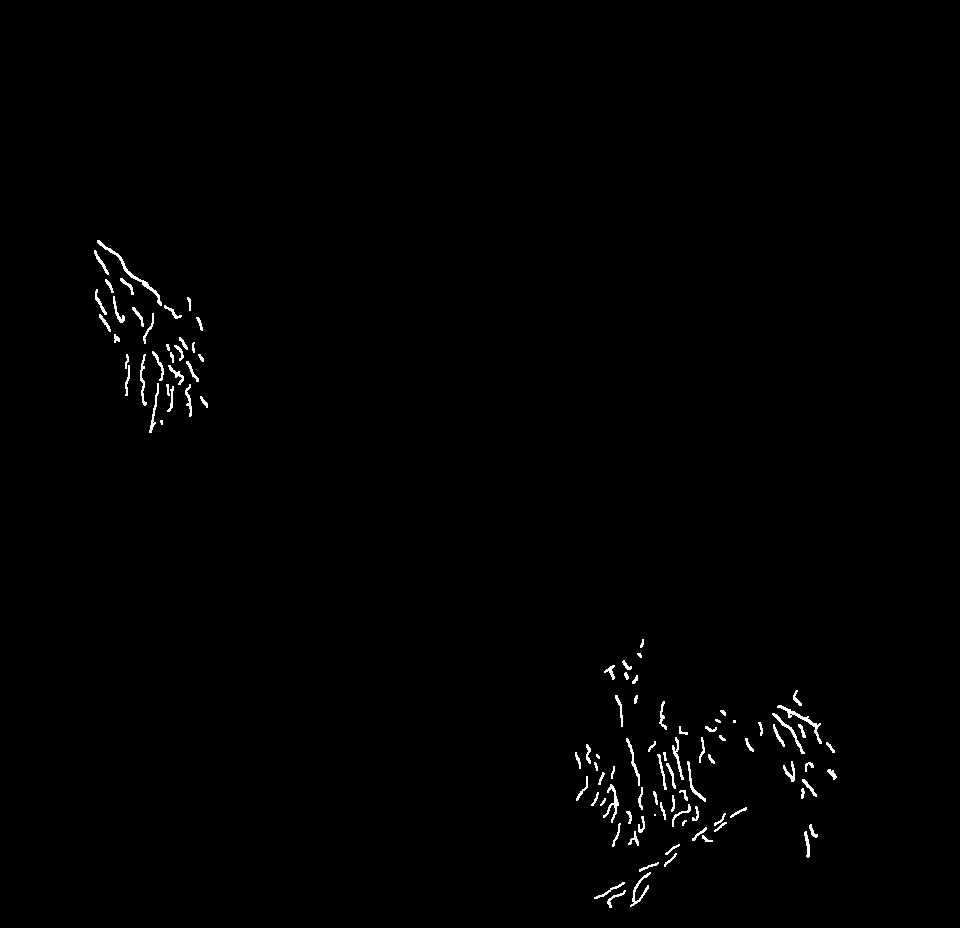
#> input picture annotations/L2_filaments_ann/masks/L2-01_DW_bin4_WBP_NAD0244.tiff, 960 x 928 px; its folder holds 4 pictures in this run
$ jupyter execute --allow-errors train.ipynb   (shell and % lines are left out)
#> lines starting #> are read from the running program, lines starting #| are printed output that depends on the picture; after the words box and inside, x2 and y2 are one past the last pixel; in counts of white or black regions, pixels touching at a corner belong together
[cell 1]
source = '/data/FIBSEM/testing_scripts/sourceFile'
mrc_file = 'TS_30_032123_tomo_bin4_flipped.mrc'
annotation_masks = f'{source}/annotations/masks'
annotation_imgs = f'{source}/annotations/images'
cryo_flag = True

#### Convert mrc to jpeg files. User mrc2tif or 3dmod. The images should be placed in source folder with name images.
NOTE : predictions with NAD filtered images have shown better results. Use Etomo to create NAD mrc files from the source file and change the path to NAD filtered mrc.

[cell 2]
path = source + '/' +mrc_file

### Install required packages
#### Qlty2d is used to create smaller slices of images.  https://qlty.readthedocs.io/en/latest/
#### dlsia developed by LBNL is used to create custom MSDNETs and UNETs. https://dlsia.readthedocs.io/en/latest/index.html

[cell 3]
!cd dlsia && pip install -e .

#### Pick 15-20 images for annotations. Use apeer or napari to generate annotations for the choosen images.
The annotations should be placed in source folder with following path.
-  {source}/annotations/images
-  {source}/annotations/masks

[cell 4]
import os
import cv2
import glob
import torch
import random
import numpy as np
import collections
from PIL import Image
import torch.nn as nn
from skimage import exposure
import matplotlib.pyplot as plt
from tifffile import imread, imwrite
import torch.optim as optim

from sklearn.model_selection import train_test_split
from torch.utils.data import TensorDataset, DataLoader, Dataset
from dlsia.core import helpers, train_scripts, corcoef
from dlsia.core.networks import msdnet, tunet

### For training the network the required format for images and masks are image.tiff and masks.tiff. a single tiff file for each with same sequence of images is required which is to be placed in annotations folder

Apeer generates different files for each mask. Use the below code to generate images.tiff and masks.tiff

### Use the below code to rename masks file with same naming convention to images.

[cell 5]
for count, filename in enumerate(os.listdir(annotation_masks)):
    newfname = filename.replace("_filament.ome", "")
    os.rename(annotation_masks+'/'+filename,annotation_masks+'/'+newfname)

[cell 6]
training_imgs,training_masks = [], []

for file in glob.glob(annotation_masks+"/*.tiff"):training_masks.append(file)
for file in glob.glob(annotation_imgs+"/*.jpg"): training_imgs.append(file)

training_imgs = sorted(training_imgs)
training_masks = sorted(training_masks)

train_imgs = []
for j in range(len(training_imgs)):
    img = Image.open(training_imgs[j])
    img.load()
    img = np.array(img, dtype='float32')
    if len(img.shape)==3: img=cv2.cvtColor(img,cv2.COLOR_BGR2GRAY)
    train_imgs.append(img)

train_masks = []
for j in range(len(training_masks)):
    img = Image.open(training_masks[j])
#> img is the input picture: PIL image 960x928 L; values 0 (black) and 1 (white), 0.7% white in thin lines or dots, all inside (x1, y1, x2, y2) = (94, 240, 837, 908)
    img.load()
    img = np.array(img, dtype='uint8')
    img[img!=0] = 1
    train_masks.append(img)

train_imgs, train_masks =np.array(train_imgs), np.array(train_masks)
print(train_imgs.shape, train_imgs.dtype)
#| (0,) float64
print(train_masks.shape, train_masks.dtype)
#| (4, 928, 960) uint8
imwrite(f'{source}/annotations/train.tif', train_imgs)
imwrite(f'{source}/annotations/masks.tif', train_masks)
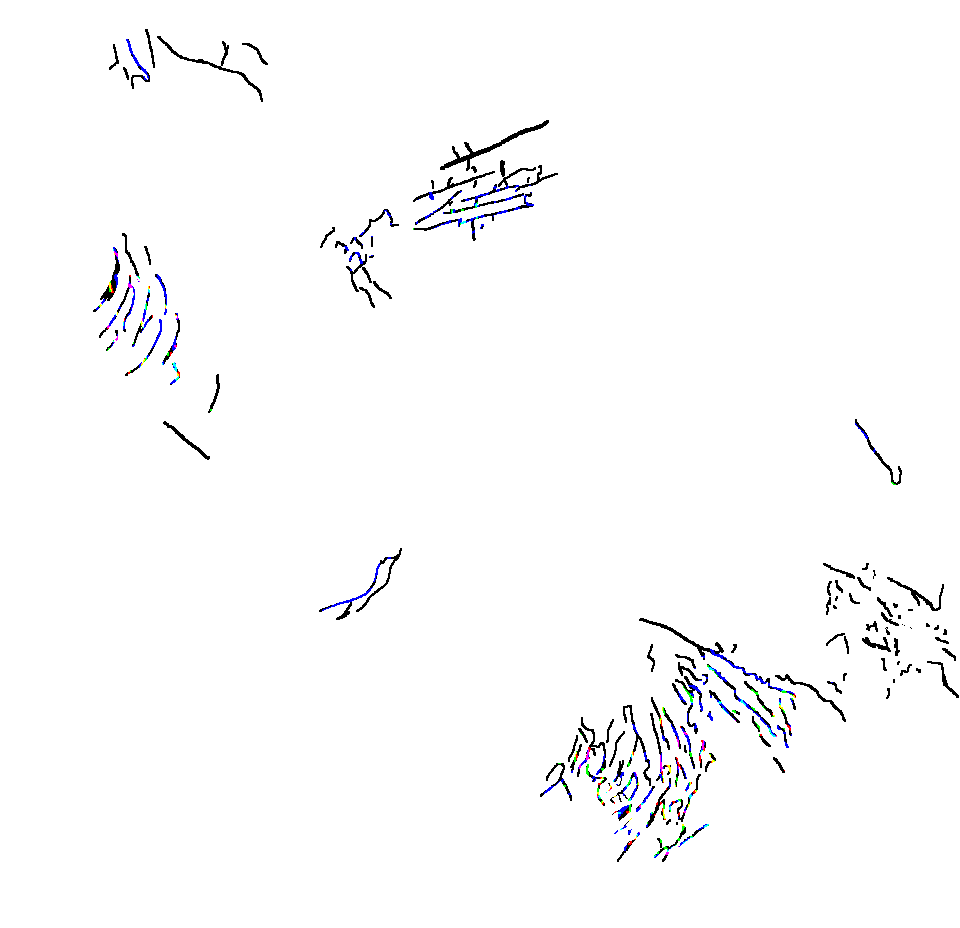
#> saved as masks.tif: shape (928, 960, 4); mean R, G, B, A 0.00703, 0.00955, 0.017, 0.0172; transparent parts drawn white

### Use the below code for annotation masks where each class has one mask file.  if all the classes are present in single mask file use the above code.
List down the classes that are annotated in the masks. This is used to combine multiple annotation files to a single image mask.

[cell 7]
class_mapper = {'ribosome':1,'tube':2,'mem':3,'filament':4}

[cell 8]
mapper= collections.defaultdict(list)

for count, filename in enumerate(os.listdir(annotation_masks)):
    mapper[filename.split('_')[-1]].append(filename)

train_masks = []
train_imgs = []

#> (the rest of this cell did not finish here and is left out)

### Use napari or any visualization to verify the generated tiff for image and masks alignment.

[cell 9]
train_imgs = np.expand_dims(train_imgs, axis=1)
#> train_imgs = empty array
train_masks = np.expand_dims(train_masks, axis=1)

def shuffle_training(imgs, masks, seed=123):
#> called with imgs = array of shape (0, 1), masks = array of shape (1, 1, 928, 960), seed = 123
    x = np.arange(imgs.shape[0])
#> x = empty array
    random.seed(seed)
    random.shuffle(x)
    return imgs[x,:], masks[x,:]

train_imgs, train_masks = shuffle_training(train_imgs, train_masks)
#> train_masks = empty array
print(train_imgs.shape, train_imgs.dtype)
#| (0, 1) float64
print(train_masks.shape, train_masks.dtype)
#| (0, 1, 928, 960) uint8
#> `dicedImgs,dicedMasks = [],[]`: dicedImgs = []

#> (a cell that did not finish here is left out)

#### the below code adds additional annotations from different datasets.
input is a list of folders with same convention of annotations(images and masks folders)

[cell 11]
additional_dirs=['/data/FIBSEM/cryo/filament_Cryo/reannotate_masks','/data/FIBSEM/testing_scripts/sourceFile']

#> (the rest of this cell did not finish here and is left out)

#> (a cell that did not finish here is left out)

#> (a cell that did not finish here is left out)

[cell 14]
def make_loaders(train_data, val_data, test_data,
                batch_size_train, batch_size_val, batch_size_test):

    # can adjust the batch size depending on available memory
    train_loader_params = {'batch_size': batch_size_train,
                     'shuffle': True,
                     'num_workers': num_workers,
                     'pin_memory':True,
                     'drop_last': False}

    val_loader_params = {'batch_size': batch_size_val,
                     'shuffle': False,
                     'num_workers': num_workers,
                     'pin_memory':True,
                     'drop_last': False}

    test_loader_params = {'batch_size': batch_size_test,
                     'shuffle': False,
                     'num_workers': num_workers,
                     'pin_memory':True,
                     'drop_last': False}

    train_loader = DataLoader(train_data, **train_loader_params)
    val_loader = DataLoader(val_data, **val_loader_params)
    test_loader = DataLoader(test_data, **test_loader_params)

    return train_loader, val_loader, test_loader

### Use the below only to augment data. Helpful when training data annotations are not enough.

#> (a cell that did not finish here is left out)

#> (a cell that did not finish here is left out)

[cell 17]
print('Size of training data:   ', train_imgs.shape)
#| Size of training data:    (0, 1)
